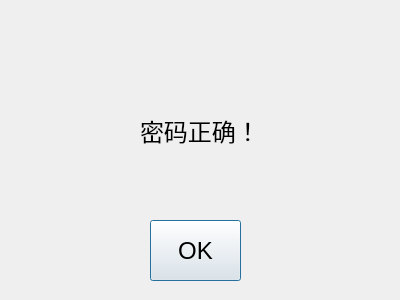
<?xml version="1.0" encoding="UTF-8"?>
<ui version="4.0">
 <class>dialog4</class>
 <widget class="QDialog" name="dialog4">
  <property name="geometry">
   <rect>
    <x>0</x>
    <y>0</y>
    <width>400</width>
    <height>300</height>
   </rect>
  </property>
  <property name="windowTitle">
   <string>Dialog</string>
  </property>
  <widget class="QPushButton" name="pushButton">
   <property name="geometry">
    <rect>
     <x>150</x>
     <y>220</y>
     <width>91</width>
     <height>61</height>
    </rect>
   </property>
   <property name="font">
    <font>
     <pointsize>18</pointsize>
    </font>
   </property>
   <property name="text">
    <string>OK</string>
   </property>
  </widget>
  <widget class="QLabel" name="label">
   <property name="geometry">
    <rect>
     <x>140</x>
     <y>80</y>
     <width>191</width>
     <height>101</height>
    </rect>
   </property>
   <property name="font">
    <font>
     <pointsize>18</pointsize>
    </font>
   </property>
   <property name="text">
    <string>密码正确！</string>
   </property>
  </widget>
 </widget>
 <resources/>
 <connections/>
</ui>
